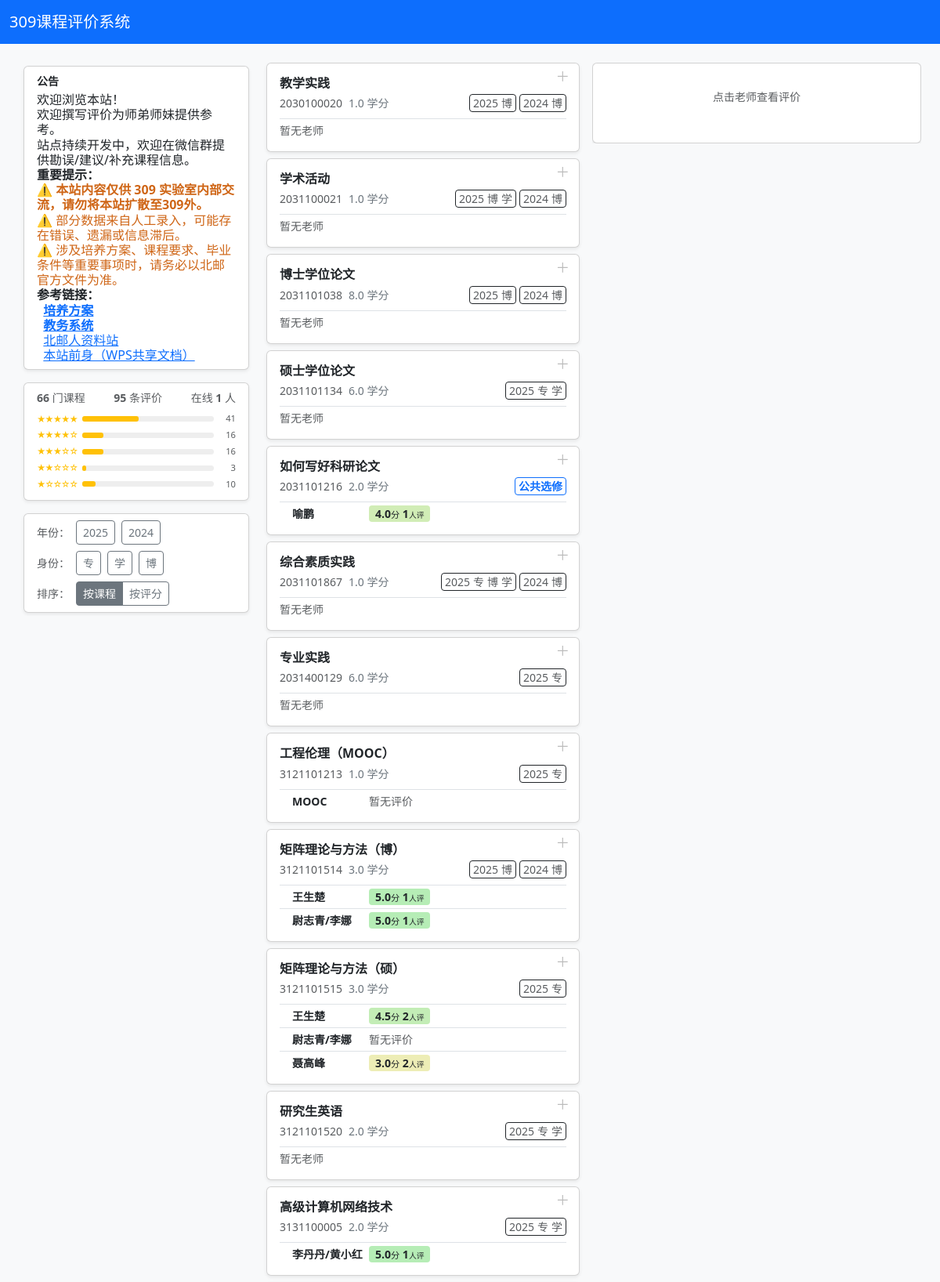
The page / (upper part) on the database its author committed.
### models.py (models this page shows)
class SiteConfig(db.Model):
    key = db.Column(db.String(50), primary_key=True)
    value = db.Column(db.Text, default='')

class Course(db.Model):
    id = db.Column(db.Integer, primary_key=True)
    code = db.Column(db.String(20), unique=True, nullable=False)
    name = db.Column(db.String(100), nullable=False)
    credits = db.Column(db.Float, nullable=False)
    exclude_from_public = db.Column(db.Boolean, default=False, nullable=False)
    teachers = db.relationship('Teacher', secondary=course_teacher, back_populates='courses')
    evaluations = db.relationship('Evaluation', back_populates='course', lazy='dynamic')
    curriculum = db.relationship('CurriculumEntry', back_populates='course', lazy='dynamic')

class CurriculumEntry(db.Model):
    id = db.Column(db.Integer, primary_key=True)
    course_id = db.Column(db.Integer, db.ForeignKey('course.id'), nullable=False)
    year = db.Column(db.Integer, nullable=False)
    student_type = db.Column(db.String(10), nullable=False)
    major_category = db.Column(db.String(20), nullable=False)   # 课程大类
    sub_category = db.Column(db.String(30), nullable=False)     # 课程类别
    sort_order = db.Column(db.Integer, default=0)
    course = db.relationship('Course', back_populates='curriculum')
    __table_args__ = (db.UniqueConstraint('course_id', 'year', 'student_type'),)

class Teacher(db.Model):
    id = db.Column(db.Integer, primary_key=True)
    name = db.Column(db.String(50), nullable=False, unique=True)
    courses = db.relationship('Course', secondary=course_teacher, back_populates='teachers')
    evaluations = db.relationship('Evaluation', back_populates='teacher', lazy='dynamic')

### routes/main.py (the view, shortened to what this page needs)
@bp.route('/')
def index():
    sel_year = request.args.get('year', type=int)
    sel_type = request.args.get('type', '').strip()
    all_courses = Course.query.order_by(Course.code).all()
    has_curriculum_ids = {
        r[0] for r in db.session.query(CurriculumEntry.course_id).distinct().all()
    }
    public_ids = {
        c.id for c in all_courses
        if c.id not in has_curriculum_ids and not c.exclude_from_public
    }
    grouped = None
    plan_ids = set()
    public_not_in_plan = []
    not_in_plan = []
    available = (db.session.query(CurriculumEntry.year, CurriculumEntry.student_type)
                 .distinct().all())
    type_order = {t: i for i, t in enumerate(Config.STUDENT_TYPES)}
    available.sort(key=lambda x: (-x[0], type_order.get(x[1], 99)))
    eval_rows = (db.session.query(
        Evaluation.course_id, Evaluation.teacher_id, Evaluation.year,
        func.avg(Evaluation.rating).label('avg_r'),
        func.count(Evaluation.id).label('cnt')
    ).group_by(Evaluation.course_id, Evaluation.teacher_id, Evaluation.year).all())
    teacher_stats = {}
    unrated_counts = {}
    for r in eval_rows:
        if r.avg_r is None:
            key = (r.course_id, r.teacher_id)
            unrated_counts[key] = unrated_counts.get(key, 0) + r.cnt
            continue
        d = teacher_stats.setdefault(r.course_id, {}).setdefault(r.teacher_id, {'years': {}})
        d['years'][r.year] = (round(r.avg_r, 1), r.cnt)
    for cid, tmap in teacher_stats.items():
        for tid, data in tmap.items():
            yd = data['years']
            ry = max(yd)
            data['recent'] = {'year': ry, 'avg': yd[ry][0], 'cnt': yd[ry][1]}
            tc = sum(v[1] for v in yd.values())
            data['all'] = {'avg': round(sum(v[0]*v[1] for v in yd.values()) / tc, 1), 'cnt': tc}
    for (cid, tid), cnt in unrated_counts.items():
        if tid not in teacher_stats.get(cid, {}):
            teacher_stats.setdefault(cid, {})[tid] = {'all': {'avg': None, 'cnt': cnt}}
    sort = request.args.get('sort', '')
    sorted_pairs = []
    available_years = sorted({r[0] for r in available}, reverse=True)
    available_types = [t for t in Config.STUDENT_TYPES if any(r[1] == t for r in available)]
    course_count = len(all_courses)
    rating_rows = db.session.query(Evaluation.rating, func.count(Evaluation.id)).group_by(Evaluation.rating).all()
    rating_dist = {r: 0 for r in range(1, 6)}
    for rating, cnt in rating_rows:
        rating_dist[rating] = cnt
    eval_count = sum(rating_dist.values())
    return render_template('index.html',
                           courses=all_courses,
                           sel_year=sel_year, sel_type=sel_type,
                           grouped=grouped, plan_ids=plan_ids,
                           public_ids=public_ids,
                           public_not_in_plan=public_not_in_plan,
                           not_in_plan=not_in_plan,
                           available=available,
                           available_years=available_years,
                           available_types=available_types,
                           teacher_stats=teacher_stats,
                           course_count=course_count,
                           eval_count=eval_count,
                           rating_dist=rating_dist,
                           sort=sort, sorted_pairs=sorted_pairs)

### app.py (called while the page is built)
def create_app():
    app = Flask(__name__)
    app.config.from_object(Config)
    db.init_app(app)
    login_manager = LoginManager(app)
    login_manager.login_view = 'admin.login'
    login_manager.login_message = '请先登录'
    @login_manager.user_loader
    def load_user(user_id):
        return Admin.query.get(int(user_id))
    @app.context_processor
    def inject_globals():
        cfg = SiteConfig.query.get('announcement')
        return {'announcement': cfg.value if cfg else '', 'st_abbr': Config.STUDENT_TYPE_ABBR}
    from routes.main import bp as main_bp
    from routes.admin import bp as admin_bp
    app.register_blueprint(main_bp)
    app.register_blueprint(admin_bp, url_prefix='/admin')
    return app

### routes/main.py (called while the page is built)
@bp.before_request
def _track_online():
    ip = get_client_ip()
    now = datetime.utcnow()
    _online[ip] = now
    cutoff = now - timedelta(minutes=5)
    for k in [k for k, v in list(_online.items()) if v < cutoff]:
        del _online[k]

def get_client_ip():
    return request.headers.get('X-Forwarded-For', request.remote_addr).split(',')[0].strip()

### templates/index.html (shortened to what this page needs)
{% extends 'base.html' %}
{% block content %}
<div class="d-flex gap-3 align-items-start">
{% if announcement or true %}
<div class="d-none d-lg-flex" style="width:300px;flex-shrink:0;flex-direction:column;position:sticky;top:1rem;max-height:calc(100vh - 2rem);overflow-y:auto;gap:16px;padding:4px 6px">
  {% if announcement %}
  <div class="card shadow-sm">
    <div class="card-body py-2">
      <div class="fw-bold small mb-1">公告</div>
      <div class="ql-content" style="line-height:1.2">{{ announcement|safe }}</div>
    </div>
  </div>
  {% endif %}
  <div class="card shadow-sm">
    <div class="card-body py-2">
      <div class="d-flex justify-content-between small text-muted mb-2">
        <span><strong>{{ course_count }}</strong> 门课程</span>
        <span><strong>{{ eval_count }}</strong> 条评价</span>
        <span>在线 <strong id="onlineCount">-</strong> 人</span>
      </div>
      {% for r in [5,4,3,2,1] %}
      {% set cnt = rating_dist.get(r, 0) %}
      {% set pct = (cnt / eval_count * 100) | int if eval_count else 0 %}
      <div class="d-flex align-items-center gap-1 mb-1">
        <span class="text-warning" style="font-size:.68rem;width:54px;letter-spacing:-1px">{{ '★' * r }}{{ '☆' * (5-r) }}</span>
        <div class="flex-grow-1 rounded" style="height:7px;background:#eee">
          <div style="width:{{ pct }}%;height:7px;background:#ffc107;border-radius:3px"></div>
        </div>
        <span class="text-muted" style="font-size:.7rem;width:24px;text-align:right">{{ cnt }}</span>
      </div>
      {% endfor %}
    </div>
  </div>
  <div class="card shadow-sm">
    <div class="card-body py-2 d-flex flex-column gap-2">
      <div class="d-flex flex-wrap gap-2 align-items-center">
        <span class="text-muted small">年份：</span>
        {% for year in available_years %}
          <a class="btn btn-sm {% if sel_year == year %}btn-primary{% else %}btn-outline-secondary{% endif %}"
             href="{{ url_for('main.index', year=year, type=sel_type, sort=sort) }}">{{ year }}</a>
        {% endfor %}
      </div>
      <div class="d-flex flex-wrap gap-2 align-items-center">
        <span class="text-muted small">身份：</span>
        {% for stype in available_types %}
          <a class="btn btn-sm {% if sel_type == stype %}btn-primary{% else %}btn-outline-secondary{% endif %}"
             href="{{ url_for('main.index', year=sel_year, type=stype, sort=sort) }}">{{ st_abbr.get(stype, stype) }}</a>
        {% endfor %}
      </div>
      <div class="d-flex gap-2 align-items-center">
        <span class="text-muted small">排序：</span>
        <div class="btn-group btn-group-sm">
          <a class="btn {% if sort != 'score' %}btn-secondary{% else %}btn-outline-secondary{% endif %}"
             href="{{ url_for('main.index', year=sel_year, type=sel_type) }}">按课程</a>
          <a class="btn {% if sort == 'score' %}btn-warning{% else %}btn-outline-secondary{% endif %}"
             href="{{ url_for('main.index', year=sel_year, type=sel_type, sort='score') }}">按评分</a>
        </div>
      </div>
    </div>
  </div>
</div>
{% endif %}
<div class="flex-grow-1" style="min-width:0">
{% if sort == 'score' %}
  {% set has_identity = sel_year and sel_type %}
  {% if has_identity %}
    {% set other_count = sorted_pairs | selectattr('in_plan', 'equalto', false) | list | length %}
    {% if other_count %}
    <div class="d-flex align-items-center gap-2 mb-2">
      <input type="checkbox" class="form-check-input" id="showOthers">
      <label for="showOthers" class="small text-muted" style="cursor:pointer">包含其他课程（{{ other_count }} 项）</label>
    </div>
    {% endif %}
  {% endif %}
  <div class="d-flex flex-column gap-2">
    {% for p in sorted_pairs %}
      {% set hue = ((p.stats.all.avg - 1) / 4 * 120) | int %}
      {% set entries = p.course.curriculum.all() | sort(attribute='year', reverse=True) %}
      <div class="card shadow-sm{% if has_identity and not p.in_plan %} other-entry d-none{% endif %}">
        <div class="card-body py-2 d-flex align-items-center gap-2 open-panel"
             style="cursor:pointer" data-course="{{ p.course.id }}" data-teacher="{{ p.teacher.id }}">
          <div class="flex-grow-1" style="min-width:0">
            <span class="fw-semibold">{{ p.course.name }}</span>
            <span class="text-muted small ms-2">{{ p.teacher.name }}</span>
          </div>
          <span class="d-flex flex-wrap gap-1">
            {% if entries %}
              {% for grp in entries | groupby('year') | sort(attribute='grouper', reverse=True) %}
                <span class="border border-dark rounded-1 px-1 small d-inline-flex gap-1">
                  <span class="text-muted">{{ grp.grouper }}</span>
                  {% for e in grp.list %}
                    <span class="{% if e.year == sel_year and e.student_type == sel_type %}text-primary fw-semibold{% else %}text-muted{% endif %}">{{ st_abbr.get(e.student_type, e.student_type) }}</span>
                  {% endfor %}
                </span>
              {% endfor %}
            {% else %}
              <span class="border border-primary rounded-1 px-1 small text-primary fw-semibold">公共选修</span>
            {% endif %}
          </span>
          <span class="small fw-bold px-2 rounded-1 flex-shrink-0 stat-badge" style="background:hsl({{ hue }},60%,82%)">
            {{ p.stats.all.avg }}<span style="font-size:.8em;font-weight:normal">分</span>
            {{ p.stats.all.cnt }}<span style="font-size:.7em;font-weight:normal">人评</span>
          </span>
        </div>
      </div>
    {% else %}
      <p class="text-muted">暂无评价数据。</p>
    {% endfor %}
  </div>
  {% if has_identity %}
  <script>document.getElementById('showOthers')?.addEventListener('change', e =>
    document.querySelectorAll('.other-entry').forEach(el => el.classList.toggle('d-none', !e.target.checked)));</script>
  {% endif %}
{% else %}
  <div class="d-flex flex-column gap-2">
    {% for course in courses %}
      {{ _course_card(course, false, sel_year, sel_type, teacher_stats) }}
    {% else %}
      <p class="text-muted">没有找到符合条件的课程。</p>
    {% endfor %}
  </div>
{% endif %}
</div>
<div class="d-none d-lg-block" style="width:420px;flex-shrink:0;position:sticky;top:1rem;max-height:calc(100vh - 2rem);overflow-y:auto">
  <div class="card shadow-sm">
    <div class="card-body p-3" id="panelBody">
      <p class="text-muted text-center small py-3">点击老师查看评价</p>
    </div>
  </div>
</div>
</div>
{% endblock %}
{% macro _course_card(course, greyed, sel_year=None, sel_type='', teacher_stats={}) %}
{% set entries = course.curriculum.all() | sort(attribute='year', reverse=True) %}
<div class="card shadow-sm {% if greyed %}opacity-50{% endif %}" style="position:relative">
  <div class="card-body py-3">
    {% if not greyed %}
    <div class="open-panel" style="position:absolute;top:6px;right:8px;cursor:pointer;color:#bbb;font-size:1.1rem;line-height:1;padding:2px 4px"
         data-course="{{ course.id }}" data-teacher="0" title="添加老师">＋</div>
    {% endif %}
    <h6 class="fw-bold mb-1">{{ course.name }}</h6>
    <div class="d-flex flex-wrap gap-2 align-items-center mb-2">
      <span class="text-muted small">{{ course.code }}</span>
      <span class="small text-secondary">{{ course.credits }} 学分</span>
      <span class="ms-auto d-flex flex-wrap gap-1">
        {% if entries %}
          {% for grp in entries | groupby('year') | sort(attribute='grouper', reverse=True) %}
            <span class="border border-dark rounded-1 px-1 small d-inline-flex gap-1">
              <span class="text-muted">{{ grp.grouper }}</span>
              {% for e in grp.list %}
                <span class="{% if e.year == sel_year and e.student_type == sel_type %}text-primary fw-semibold{% else %}text-muted{% endif %}">{{ st_abbr.get(e.student_type, e.student_type) }}</span>
              {% endfor %}
            </span>
          {% endfor %}
        {% elif course.id in public_ids %}
          <span class="border border-primary rounded-1 px-1 small text-primary fw-semibold">公共选修</span>
        {% endif %}
      </span>
    </div>
    {% if not greyed %}
      {% set cmap = teacher_stats.get(course.id, {}) %}
      {% for t in course.teachers %}
        {% set s = cmap.get(t.id) %}
        <div class="d-flex align-items-center border-top pt-1 mt-1 open-panel ps-3"
             style="cursor:pointer" data-course="{{ course.id }}" data-teacher="{{ t.id }}">
          <span class="small fw-semibold text-truncate" style="flex:0 0 7em">{{ t.name }}</span>
          {% if s %}
            {% if s.all.avg %}
              {% set hue = ((s.all.avg - 1) / 4 * 120) | int %}
              <span class="small fw-bold px-2 rounded-1 stat-badge" style="background:hsl({{ hue }},60%,82%)">
                {{ s.all.avg }}<span style="font-size:.8em;font-weight:normal">分</span>
                {{ s.all.cnt }}<span style="font-size:.7em;font-weight:normal">人评</span>
              </span>
            {% else %}
              <span class="small fw-bold px-2 rounded-1 stat-badge" style="background:#e0e0e0;color:#666">
                {{ s.all.cnt }}<span style="font-size:.7em;font-weight:normal">人评</span>
              </span>
            {% endif %}
          {% else %}
            <span class="small text-muted stat-badge">暂无评价</span>
          {% endif %}
        </div>
      {% else %}
        <div class="text-muted small border-top pt-1 mt-1">暂无老师</div>
      {% endfor %}
    {% endif %}
  </div>
</div>
{% endmacro %}

### templates/base.html (style rules this page uses)
.ql-content p { margin: 0; line-height: 1.2; }

### rows shown on the page
SiteConfig: value "欢迎浏览本站！ 欢迎撰写评价为师弟师妹提供参考。 站点持续开发中，欢迎在微信群提供勘误/建议/补充课程信息。 重要提示： ⚠️ 本站内容仅供 309 实验室内部交流，请勿将本站扩散至309外。 ⚠️ 部分数据来自人工录入，可能存在错误、遗漏或信息滞后。 ⚠️ 涉及培养方案、课程要求、毕业条件等重要事项时，请务必以北邮官方文件为准。 参考链接： 培养方案 教务系统 北邮人资料站 本站前身（WPS共享文档）"
Course: name "教学实践", code "2030100020", credits "1.0", shows "暂无老师"
CurriculumEntry: grouper "2025", get "博"
CurriculumEntry: grouper "2024", get "博"
Course: name "学术活动", code "2031100021", credits "1.0", shows "暂无老师"
CurriculumEntry: grouper "2025", get "博"
CurriculumEntry: get "学"
CurriculumEntry: grouper "2024", get "博"
Course: name "博士学位论文", code "2031101038", credits "8.0", shows "暂无老师"
CurriculumEntry: grouper "2025", get "博"
CurriculumEntry: grouper "2024", get "博"
Course: name "硕士学位论文", code "2031101134", credits "6.0", shows "暂无老师"
CurriculumEntry: grouper "2025", get "专"
CurriculumEntry: get "学"
Course: name "如何写好科研论文", code "2031101216", credits "2.0", shows "公共选修"
Teacher: name "喻鹏", all.avg "4.0", all.cnt "1"
Course: name "综合素质实践", code "2031101867", credits "1.0", shows "暂无老师"
CurriculumEntry: grouper "2025", get "专"
CurriculumEntry: get "博"
CurriculumEntry: get "学"
CurriculumEntry: grouper "2024", get "博"
Course: name "专业实践", code "2031400129", credits "6.0", shows "暂无老师"
CurriculumEntry: grouper "2025", get "专"
Course: {{ course.id }} 1 (drawn), name "工程伦理（MOOC）", code "3121101213", credits "1.0"
CurriculumEntry: grouper "2025", get "专"
Teacher: name "MOOC", shows "暂无评价"
Course: name "矩阵理论与方法（博）", code "3121101514", credits "3.0"
CurriculumEntry: grouper "2025", get "博"
CurriculumEntry: grouper "2024", get "博"
Teacher: name "王生楚", all.avg "5.0", all.cnt "1", all.avg "4.5", all.cnt "2"
Teacher: name "尉志青/李娜", all.avg "5.0", all.cnt "1", shows "暂无评价"
Course: name "矩阵理论与方法（硕）", code "3121101515", credits "3.0"
CurriculumEntry: grouper "2025", get "专"
Teacher: name "聂高峰", all.avg "3.0", all.cnt "2"
Course: name "研究生英语", code "3121101520", credits "2.0", shows "暂无老师"
CurriculumEntry: grouper "2025", get "专"
CurriculumEntry: get "学"
Course: name "高级计算机网络技术", code "3131100005", credits "2.0"
CurriculumEntry: grouper "2025", get "专"
CurriculumEntry: get "学"
Teacher: name "李丹丹/黄小红", all.avg "5.0", all.cnt "1"

### other values the page prints
{{ course_count }} "66"
{{ eval_count }} "95"
{{ '★' * r }} "★★★★★" "★★★★" "★★★" "★★" "★"
{{ cnt }} "41" "16" "16" "3" "10"
{{ '☆' * (5-r) }} "☆" "☆☆" "☆☆☆" "☆☆☆☆"
{{ year }} "2025" "2024"
{{ st_abbr.get(stype, stype) }} "专" "学" "博"
